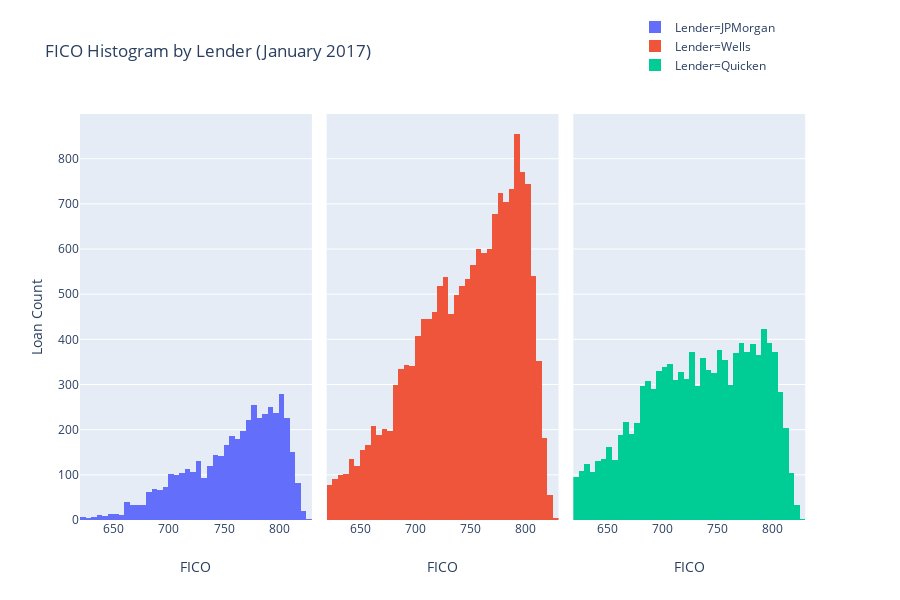

Notebook source saved alongside this figure:
### Markdown cell above
After all of this, one final thought you might have could be: isn't it redundant to have the facet labels say the exact same thing as the legend? Yes! The tough part about that is that there simply isn't a parameter or an update method as of yet that exists to deal with hiding these labels. This isn't something that is intuitive, either. Rather, after a long journey through [the docs](https://plot.ly/python/reference/), I eventually went with the nuclear option (not recommended) and simply tweeted at the head of product for Plotly about this, and [he very graciously responded](https://twitter.com/nicolaskruchten/status/1153472636745396224?s=20), as shown below. As Nicolas shows us, the only way to deal with this is by dropping all annotations (for now; an update method is in the works). 

![](../media/tweet_at_plotly_devs_response.jpg)

The lesson here is not to tweet at package devs whenever you encouter a problem, but rather to build a community around you to whom you can turn for answers when you hit a particularly hard problem.

### Code cell
# implementing fix recommended by Plotly's dev to drop facet labels
lender_fico_hist.layout.annotations = []

# displaying the final draft of our output
lender_fico_hist

### Figure 1 — Plotly figure (JSON) as saved in the notebook; plotly's stock layout.template omitted (floating-point values rounded to 4 significant figures; data arrays with more than 128 entries replaced by an {"elided": "..."} marker saying what was removed)
{"data": [{"alignmentgroup": "True", "bingroup": "x", "hoverlabel": {"namelength": 0}, "hovertemplate": "Lender=JPMorgan<br>cscore_min=%{x}<br>count=%{y}", "legendgroup": "Lender=JPMorgan", "marker": {"color": "#636efa"}, "name": "Lender=JPMorgan", "nbinsx": 100, "offsetgroup": "Lender=JPMorgan", "orientation": "v", "showlegend": true, "type": "histogram", "x": {"elided": "4550 int values"}, "xaxis": "x", "yaxis": "y"}, {"alignmentgroup": "True", "bingroup": "x", "hoverlabel": {"namelength": 0}, "hovertemplate": "Lender=Wells<br>cscore_min=%{x}<br>count=%{y}", "legendgroup": "Lender=Wells", "marker": {"color": "#EF553B"}, "name": "Lender=Wells", "nbinsx": 100, "offsetgroup": "Lender=Wells", "orientation": "v", "showlegend": true, "type": "histogram", "x": {"elided": "16598 int values"}, "xaxis": "x2", "yaxis": "y2"}, {"alignmentgroup": "True", "bingroup": "x", "hoverlabel": {"namelength": 0}, "hovertemplate": "Lender=Quicken<br>cscore_min=%{x}<br>count=%{y}", "legendgroup": "Lender=Quicken", "marker": {"color": "#00cc96"}, "name": "Lender=Quicken", "nbinsx": 100, "offsetgroup": "Lender=Quicken", "orientation": "v", "showlegend": true, "type": "histogram", "x": {"elided": "11095 int values"}, "xaxis": "x3", "yaxis": "y3"}], "layout": {"barmode": "relative", "height": 600, "legend": {"tracegroupgap": 0, "x": 0.75, "y": 1.25}, "title": {"text": "FICO Histogram by Lender (January 2017)"}, "width": 900, "xaxis": {"anchor": "y", "autorange": true, "domain": [0, 0.3133], "range": [619.5, 829.5], "title": {"text": "FICO"}, "type": "linear"}, "xaxis2": {"anchor": "y2", "autorange": true, "domain": [0.3333, 0.6467], "matches": "x", "range": [619.5, 829.5], "title": {"text": "FICO"}, "type": "linear"}, "xaxis3": {"anchor": "y3", "autorange": true, "domain": [0.6667, 0.98], "matches": "x", "range": [619.5, 829.5], "title": {"text": "FICO"}, "type": "linear"}, "yaxis": {"anchor": "x", "autorange": true, "domain": [0, 1], "range": [0, 898.9], "title": {"text": "Loan Count"}}, "yaxis2": {"anchor": "x2", "autorange": true, "domain": [0, 1], "matches": "y", "range": [0, 898.9], "showticklabels": false}, "yaxis3": {"anchor": "x3", "autorange": true, "domain": [0, 1], "matches": "y", "range": [0, 898.9], "showticklabels": false}}}
